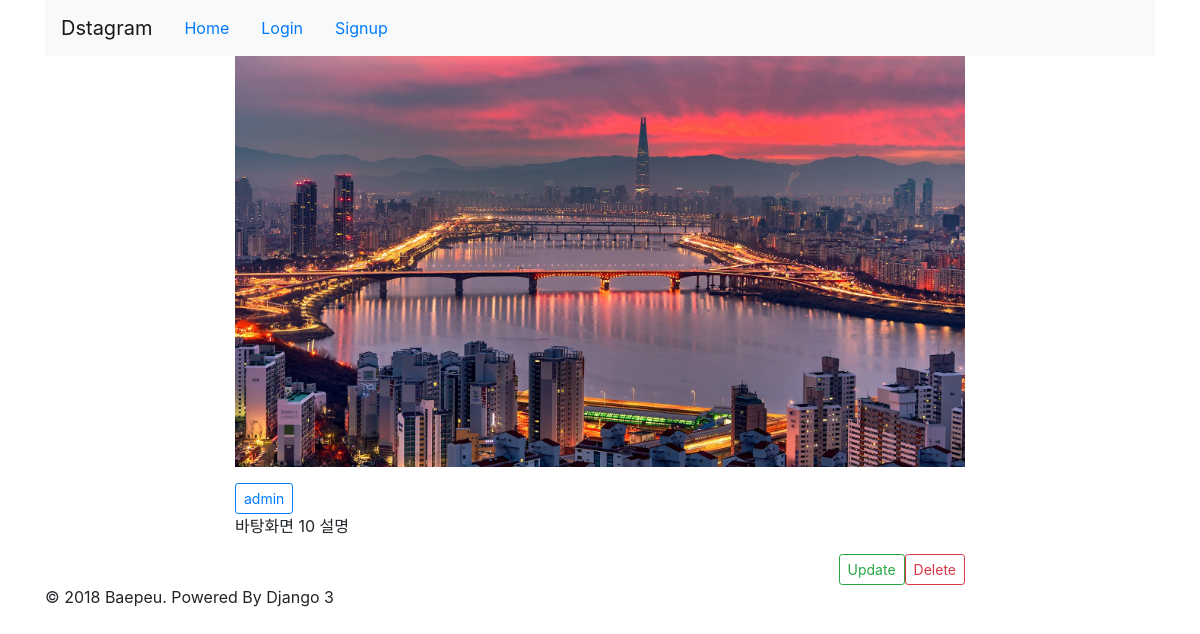
The page /detail/2/ on the database its author committed.
### photo/models.py (models this page shows, shortened)
class Photo(models.Model):
    author = models.ForeignKey(User, on_delete=models.CASCADE, related_name='user_photos')
    photo = models.ImageField(upload_to='photos/%Y/%m/%d', default='photos/no_image.png')
    text = models.TextField()
    created = models.DateTimeField(auto_now_add=True)
    updated = models.DateTimeField(auto_now=True)
    class Meta:
        ordering = ['-updated']

### photo/templates/photo/detail.html (shortened to what this page needs)
{% extends 'base.html' %}
{% block content %}
    <div class="row">
        <div class="col-md-2"></div>
        <div class="col-md-8 panel panel-default">
            <p><img src="{{ object.photo.url }}" style="width:100%;"></p>
            <button type="button" class="btn btn-outline-primary btn-sm">
                {{ object.author.username }}
            </button>
            <p>{{ object.text|linebreaksbr }}</p>
            <a href="{% url 'photo:photo_delete' pk=object.id %}" class="btn btn-outline-danger btn-sm float-right">Delete</a>
            <a href="{% url 'photo:photo_update' pk=object.id %}" class="btn btn-outline-success btn-sm float-right">Update</a>
        </div>
        <div class="col-md-2"></div>
    </div>
            {% load disqus_tags %}
{% endblock %}

### rows shown on the page
Photo: photo (picture), author.username "admin", text "바탕화면 10 설명"
